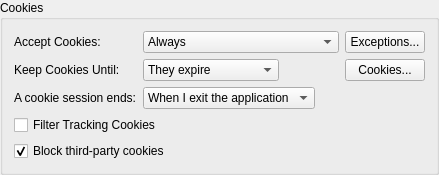
        <widget class="QGroupBox" name="cookiesGroupBox">
         <property name="title">
          <string>Cookies</string>
         </property>
         <layout class="QGridLayout" columnstretch="0,0,1">
          <item row="0" column="0">
           <widget class="QLabel" name="label_2">
            <property name="text">
             <string>Accept Cookies:</string>
            </property>
            <property name="alignment">
             <set>Qt::AlignLeft|Qt::AlignVCenter</set>
            </property>
            <property name="buddy">
             <cstring>acceptCombo</cstring>
            </property>
           </widget>
          </item>
          <item row="0" column="1" alignment="Qt::AlignLeft">
           <widget class="QComboBox" name="acceptCombo">
            <property name="sizePolicy">
             <sizepolicy hsizetype="Maximum" vsizetype="Fixed">
              <horstretch>0</horstretch>
              <verstretch>0</verstretch>
             </sizepolicy>
            </property>
            <item>
             <property name="text">
              <string>Always</string>
             </property>
            </item>
            <item>
             <property name="text">
              <string>Never</string>
             </property>
            </item>
            <item>
             <property name="text">
              <string>Only from sites you navigate to</string>
             </property>
            </item>
           </widget>
          </item>
          <item row="0" column="2" alignment="Qt::AlignLeft">
           <widget class="QPushButton" name="exceptionsButton">
            <property name="sizePolicy">
             <sizepolicy hsizetype="Maximum" vsizetype="Fixed">
              <horstretch>0</horstretch>
              <verstretch>0</verstretch>
             </sizepolicy>
            </property>
            <property name="text">
             <string>Exceptions...</string>
            </property>
           </widget>
          </item>
          <item row="1" column="0">
           <widget class="QLabel" name="label">
            <property name="text">
             <string>Keep Cookies Until:</string>
            </property>
            <property name="alignment">
             <set>Qt::AlignLeft|Qt::AlignVCenter</set>
            </property>
            <property name="buddy">
             <cstring>keepUntilCombo</cstring>
            </property>
           </widget>
          </item>
          <item row="1" column="1" alignment="Qt::AlignLeft">
           <widget class="QComboBox" name="keepUntilCombo">
            <property name="sizePolicy">
             <sizepolicy hsizetype="Maximum" vsizetype="Fixed">
              <horstretch>0</horstretch>
              <verstretch>0</verstretch>
             </sizepolicy>
            </property>
            <item>
             <property name="text">
              <string>They expire</string>
             </property>
            </item>
            <item>
             <property name="text">
              <string>I exit the application</string>
             </property>
            </item>
            <item>
             <property name="text">
              <string>At most 90 days</string>
             </property>
            </item>
           </widget>
          </item>
          <item row="1" column="2" alignment="Qt::AlignLeft">
           <widget class="QPushButton" name="cookiesButton">
            <property name="sizePolicy">
             <sizepolicy hsizetype="Maximum" vsizetype="Fixed">
              <horstretch>0</horstretch>
              <verstretch>0</verstretch>
             </sizepolicy>
            </property>
            <property name="text">
             <string>Cookies...</string>
            </property>
           </widget>
          </item>
          <item row="3" column="0" colspan="2">
           <widget class="QCheckBox" name="filterTrackingCookiesCheckbox">
            <property name="text">
             <string>Filter Tracking Cookies</string>
            </property>
           </widget>
          </item>
          <item row="4" column="0" colspan="2">
           <widget class="QCheckBox" name="blockThirdPartyCookies">
            <property name="toolTip">
             <string>Reject cookies set by embedded third-party content even when cookies are accepted generally. Per-site exceptions above still apply.</string>
            </property>
            <property name="text">
             <string>Block third-party cookies</string>
            </property>
            <property name="checked">
             <bool>true</bool>
            </property>
           </widget>
          </item>
          <item row="2" column="0">
           <widget class="QLabel" name="cookieSessionLabel">
            <property name="text">
             <string>A cookie session ends:</string>
            </property>
            <property name="alignment">
             <set>Qt::AlignLeft|Qt::AlignVCenter</set>
            </property>
            <property name="buddy">
             <cstring>cookieSessionCombo</cstring>
            </property>
           </widget>
          </item>
          <item row="2" column="1" alignment="Qt::AlignLeft">
           <widget class="QComboBox" name="cookieSessionCombo">
            <property name="sizePolicy">
             <sizepolicy hsizetype="Maximum" vsizetype="Fixed">
              <horstretch>0</horstretch>
              <verstretch>0</verstretch>
             </sizepolicy>
            </property>
            <item>
             <property name="text">
              <string>When I exit the application</string>
             </property>
            </item>
            <item>
             <property name="text">
              <string>1 day</string>
             </property>
            </item>
            <item>
             <property name="text">
              <string>2 days</string>
             </property>
            </item>
            <item>
             <property name="text">
              <string>3 days</string>
             </property>
            </item>
            <item>
             <property name="text">
              <string>7 days</string>
             </property>
            </item>
            <item>
             <property name="text">
              <string>30 days</string>
             </property>
            </item>
           </widget>
          </item>
         </layout>
        </widget>
